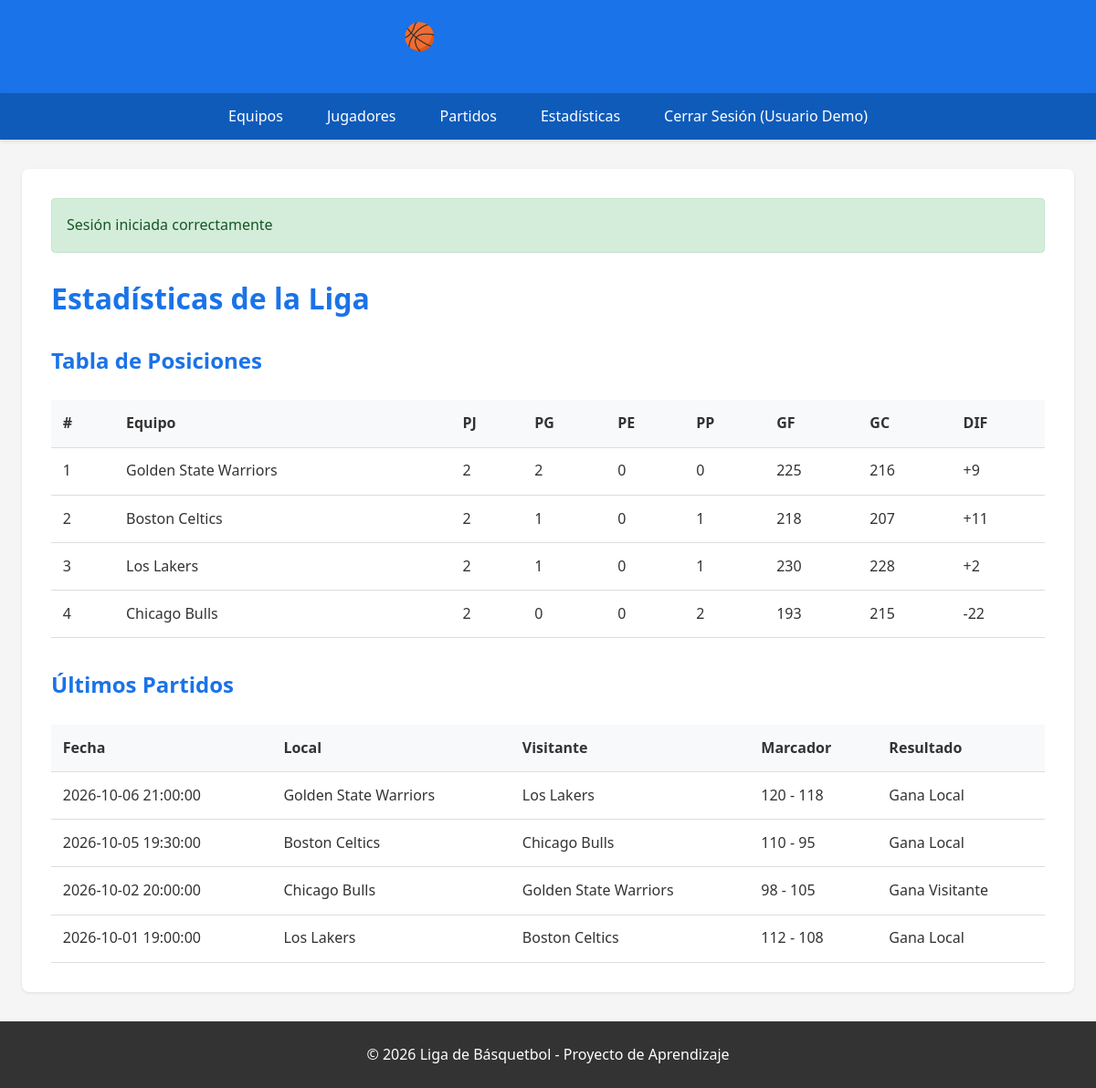
The page /public/?controller=Estadisticas&action=index (signed in) on the database its author committed.
### tables this page shows
CREATE TABLE IF NOT EXISTS partidos (
  id INT UNSIGNED AUTO_INCREMENT PRIMARY KEY,
  fecha DATETIME NOT NULL COMMENT 'Fecha y hora del encuentro',
  equipo_local_id INT UNSIGNED NOT NULL COMMENT 'Equipo local (FK)',
  equipo_visitante_id INT UNSIGNED NOT NULL COMMENT 'Equipo visitante (FK)',
  puntos_local INT UNSIGNED NOT NULL DEFAULT 0 COMMENT 'Puntos equipo local',
  puntos_visitante INT UNSIGNED NOT NULL DEFAULT 0 COMMENT 'Puntos equipo visitante',
  creado_en DATETIME DEFAULT CURRENT_TIMESTAMP,
  KEY idx_partido_local (equipo_local_id),
  KEY idx_partido_visitante (equipo_visitante_id),
  KEY idx_partido_fecha (fecha),
  CONSTRAINT fk_partido_local FOREIGN KEY (equipo_local_id) REFERENCES equipos(id) ON DELETE RESTRICT ON UPDATE CASCADE,
  CONSTRAINT fk_partido_visitante FOREIGN KEY (equipo_visitante_id) REFERENCES equipos(id) ON DELETE RESTRICT ON UPDATE CASCADE
);

CREATE TABLE IF NOT EXISTS equipos (
  id INT UNSIGNED AUTO_INCREMENT PRIMARY KEY,
  nombre VARCHAR(100) NOT NULL COMMENT 'Nombre del equipo',
  ciudad VARCHAR(100) NOT NULL COMMENT 'Ciudad de origen',
  fundacion YEAR NULL COMMENT 'Año de fundación (opcional)',
  creado_en DATETIME DEFAULT CURRENT_TIMESTAMP
);

### app/core/Controller.php (called while the page is built, shortened)
<?php
class Controller {
    protected function view(string $vista, array $datos = []): void {
        require_once '../app/views/layouts/main.php';
    }
}

### app/controllers/EstadisticasController.php (called while the page is built, shortened)
<?php
class EstadisticasController extends Controller {
    private Partido $partidoModel;
    public function __construct() {
        require_once '../app/models/Partido.php';
        $this->partidoModel = new Partido();
    }
    public function index(): void {
        $partidos = $this->partidoModel->obtenerTodos();
        $equiposMap = [];
        foreach ($partidos as $p) {
            $equiposMap[$p['equipo_local_id']] = $p['nombre_local'];
            $equiposMap[$p['equipo_visitante_id']] = $p['nombre_visitante'];
        }
        $stats = [];
        foreach (array_unique(array_keys($equiposMap)) as $eid) {
            $eidInt = (int)$eid;
            $stats[$eidInt] = [
                'equipo_id' => $eidInt,
                'nombre' => $equiposMap[$eidInt] ?? '',
                'pj' => 0,
                'pg' => 0,
                'pe' => 0,
                'pp' => 0,
                'gf' => 0,
                'gc' => 0,
                'dif' => 0
            ];
        }
        foreach ($partidos as $p) {
            $el = (int)$p['equipo_local_id'];
            $ev = (int)$p['equipo_visitante_id'];
            $pl = (int)$p['puntos_local'];
            $pv = (int)$p['puntos_visitante'];
            $stats[$el]['pj']++;
            $stats[$ev]['pj']++;
            $stats[$el]['gf'] += $pl;
            $stats[$el]['gc'] += $pv;
            $stats[$ev]['gf'] += $pv;
            $stats[$ev]['gc'] += $pl;
            if ($pl > $pv) {
                $stats[$el]['pg']++;
                $stats[$ev]['pp']++;
            } elseif ($pv > $pl) {
                $stats[$ev]['pg']++;
                $stats[$el]['pp']++;
            } else {
                $stats[$el]['pe']++;
                $stats[$ev]['pe']++;
            }
        }
        foreach ($stats as $k => $v) {
            $stats[$k]['dif'] = $v['gf'] - $v['gc'];
        }
        usort($stats, function ($a, $b) {
            if ($a['pg'] !== $b['pg']) {
                return $b['pg'] <=> $a['pg'];
            }
            return $b['dif'] <=> $a['dif'];
        });
        $this->view('estadisticas/index', [
            'titulo' => 'Estadísticas de la Liga',
            'stats' => $stats,
            'partidos' => $partidos
        ]);
    }
}

### app/core/Router.php (called while the page is built, shortened)
<?php
class Router {
    private string $actionNombre = 'index';
    private array $params = [];
    private ?object $controllerObjeto = null;
    public function __construct() {
        $this->executeAction();
    }
    private function parseUrl(): void {
        if (isset($_GET['action']) && !empty(trim($_GET['action']))) {
            $action = trim($_GET['action']);
            $this->actionNombre = strtolower($action);
        }
        $this->params = $_GET;
    }
    private function loadController(): void {
        $this->controllerObjeto = new $nombreClase();
    }
    private function executeAction(): void {
        call_user_func_array(
            [$this->controllerObjeto, $this->actionNombre],
            [$this->params]
        );
    }
}

### public/index.php (called while the page is built, shortened)
<?php
require_once __DIR__ . '/../app/core/Database.php';
require_once __DIR__ . '/../app/core/Model.php';
require_once __DIR__ . '/../app/core/Controller.php';
require_once __DIR__ . '/../app/core/Router.php';
new Router();

### app/core/Database.php (called while the page is built, shortened)
<?php
class Database {
    private static ?PDO $instancia = null;
    public static function getConexion(): PDO {
        if (self::$instancia === null) {
            try {
                $dsn = 'mysql:host=' . DB_HOST . ';dbname=' . DB_NAME . ';charset=' . DB_CHARSET;
                $opciones = [
                    PDO::ATTR_ERRMODE            => PDO::ERRMODE_EXCEPTION,
                    PDO::ATTR_DEFAULT_FETCH_MODE => PDO::FETCH_ASSOC,
                    PDO::ATTR_EMULATE_PREPARES   => false,
                    PDO::ATTR_PERSISTENT         => false,
                ];
                self::$instancia = new PDO($dsn, DB_USER, DB_PASS, $opciones);
            } catch (PDOException $e) {
                die('Error de conexión a la base de datos: ' . $e->getMessage());
            }
        }
        return self::$instancia;
    }
}

### app/core/Model.php (called while the page is built, shortened)
<?php
class Model {
    public function __construct() {
        $this->db = Database::getConexion();
    }
}

### app/models/Partido.php (called while the page is built, shortened)
<?php
class Partido extends Model {
    protected string $tabla = 'partidos';
    public function obtenerTodos(): array {
        $sql = "SELECT p.*,
                       el.nombre AS nombre_local,
                       ev.nombre AS nombre_visitante
                FROM {$this->tabla} p
                LEFT JOIN equipos el ON el.id = p.equipo_local_id
                LEFT JOIN equipos ev ON ev.id = p.equipo_visitante_id
                ORDER BY p.fecha DESC";
        $stmt = $this->db->prepare($sql);
        $stmt->execute();
        return $stmt->fetchAll();
    }
}

### app/views/estadisticas/index.php (the view)
<h1>Estadísticas de la Liga</h1>
<h2>Tabla de Posiciones</h2>
<?php if (empty($stats)): ?>
    <p>No hay datos para calcular estadísticas.</p>
<?php else: ?>
    <table>
        <thead>
            <tr>
                <th>#</th>
                <th>Equipo</th>
                <th>PJ</th>
                <th>PG</th>
                <th>PE</th>
                <th>PP</th>
                <th>GF</th>
                <th>GC</th>
                <th>DIF</th>
            </tr>
        </thead>
        <tbody>
            <?php foreach ($stats as $i => $s): ?>
                <tr>
                    <td><?= $i + 1 ?></td>
                    <td><?= htmlspecialchars($s['nombre']) ?></td>
                    <td><?= $s['pj'] ?></td>
                    <td><?= $s['pg'] ?></td>
                    <td><?= $s['pe'] ?></td>
                    <td><?= $s['pp'] ?></td>
                    <td><?= $s['gf'] ?></td>
                    <td><?= $s['gc'] ?></td>
                    <td><?= $s['dif'] >= 0 ? '+' : '' ?><?= $s['dif'] ?></td>
                </tr>
            <?php endforeach; ?>
        </tbody>
    </table>
<?php endif; ?>
<h2 style="margin-top:2rem">Últimos Partidos</h2>
<?php if (empty($partidos)): ?>
    <p>No hay partidos registrados.</p>
<?php else: ?>
    <table>
        <thead>
            <tr>
                <th>Fecha</th>
                <th>Local</th>
                <th>Visitante</th>
                <th>Marcador</th>
                <th>Resultado</th>
            </tr>
        </thead>
        <tbody>
            <?php foreach (array_slice($partidos, 0, 10) as $p): ?>
                <?php
                    $pl = (int)$p['puntos_local']; $pv = (int)$p['puntos_visitante'];
                    if ($pl>$pv) $r='Gana Local'; elseif($pv>$pl) $r='Gana Visitante'; else $r='Empate';
                ?>
                <tr>
                    <td><?= htmlspecialchars($p['fecha']) ?></td>
                    <td><?= htmlspecialchars($p['nombre_local']) ?></td>
                    <td><?= htmlspecialchars($p['nombre_visitante']) ?></td>
                    <td><?= $pl ?> - <?= $pv ?></td>
                    <td><?= $r ?></td>
                </tr>
            <?php endforeach; ?>
        </tbody>
    </table>
<?php endif; ?>

### public/css/styles.css (style rules this page uses)
* { margin: 0; padding: 0; box-sizing: border-box; }
body { font-family: 'Segoe UI', Tahoma, Geneva, Verdana, sans-serif; line-height: 1.6; background-color: #f5f5f5; color: #333; }
h1, h2, h3 { color: #1a73e8; margin-bottom: 1.5rem; }
table { width: 100%; border-collapse: collapse; margin-top: 1rem; background-color: white; }
table th, table td { padding: 0.8rem; text-align: left; border-bottom: 1px solid #ddd; }
table th { background-color: #f8f9fa; font-weight: 600; color: #333; }

### rows shown on the page
partidos: equipo_visitante.nombre "Golden State Warriors", id "2", pe "0", pp "0", gf "225", gc "216", dif "9", fecha "2026-10-02 20:00:00", equipo_local.nombre "Chicago Bulls", puntos_local "98", puntos_visitante "105", r "Gana Visitante"
partidos: equipo_visitante.nombre "Boston Celtics", equipo_visitante "2", id "1", pe "0", pp "1", gf "218", gc "207", dif "11", equipo_local.nombre "Los Lakers", gf "230", gc "228", fecha "2026-10-01 19:00:00", puntos_local "112", puntos_visitante "108", r "Gana Local"
partidos: fecha "2026-10-06 21:00:00", equipo_local.nombre "Golden State Warriors", equipo_visitante.nombre "Los Lakers", puntos_local "120", puntos_visitante "118", r "Gana Local"
partidos: fecha "2026-10-05 19:30:00", equipo_local.nombre "Boston Celtics", equipo_visitante.nombre "Chicago Bulls", puntos_local "110", puntos_visitante "95", r "Gana Local"

### other values the page prints
$_SESSION['nombre'] "Usuario Demo"
$_SESSION['exito'] "Sesión iniciada correctamente"
$s['nombre'] "Chicago Bulls"
$s['pj'] "2"
$s['pg'] "0"
$s['pe'] "0"
$s['pp'] "2"
$s['gf'] "193"
$s['gc'] "215"
$s['dif'] "-22"
